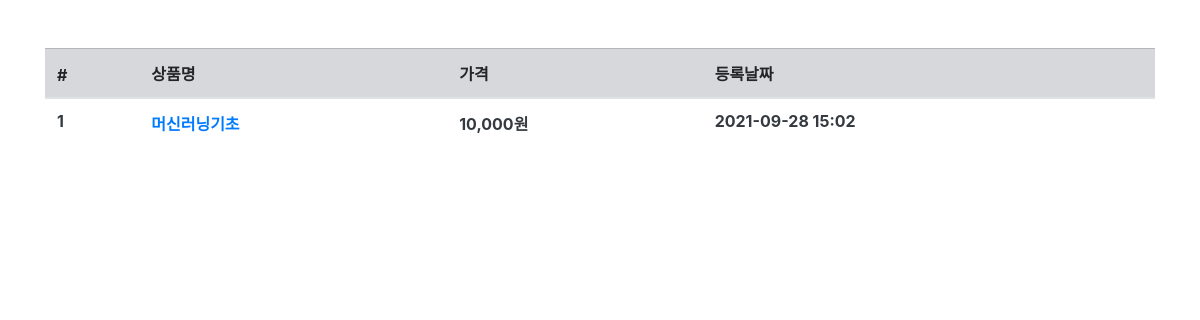
Before: /product/ with the older database file.
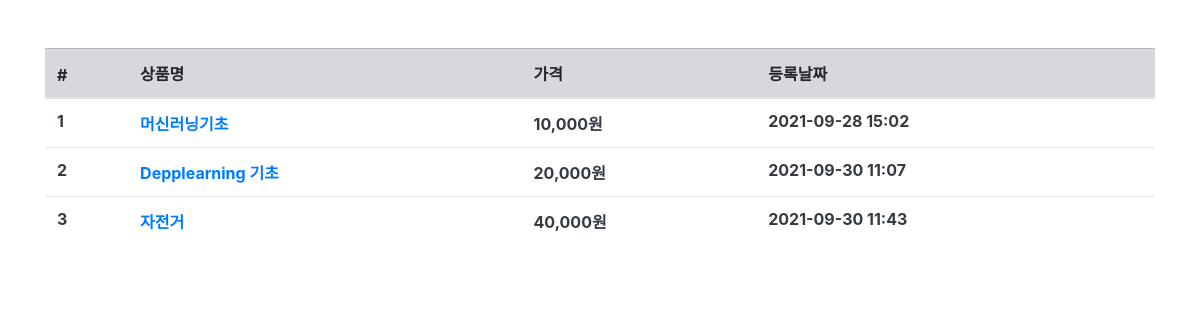
After: the same page with the newer database file.
### product/models.py (models this page shows, shortened)
class Product(models.Model):
    name = models.CharField(max_length=256, verbose_name="상품명")
    price = models.IntegerField(verbose_name="상품가격")
    description = models.TextField(verbose_name="상품설명")
    stock = models.IntegerField(verbose_name="재고")
    register_date = models.DateTimeField(auto_now_add=True, verbose_name="등록날짜")
    class Meta:
        db_table = "factcampus_product"
        verbose_name = "상품"
        verbose_name_plural = "상품"

### product/views.py (the view)
# urls.py: path("product/", ProductList.as_view()),
class ProductList(ListView):
    model = Product
    template_name = "product.html"
    context_object_name = "product_list"

### product/templates/product.html
{% extends "base.html" %}
{% load humanize %}
{% block contents %}
<div class="row mt-5">
    <div class="col-12">
        <table class="table ">
            <thead class="table-secondary">
                <tr>
                    <th scope='col'># </th>
                    <th scope='col'>상품명 </th>
                    <th scope='col'>가격 </th>
                    <th scope='col'>등록날짜 </th>
                </tr>
            </thead>
            <tbody class="text-dark">
                {% for product in product_list %}
                <tr>
                    <th scope='row'> {{ product.id }} </th>
                    <th> <a href="/product/{{ product.id }}">{{ product.name }}</a> </th>
                    <th> {{ product.price|intcomma }}원</th>
                    <th> {{ product.register_date| date:'Y-m-d H:i'}} </th>
                </tr>
                {% endfor %}
            </tbody>
        </table>
    </div>
</div>
{% endblock %}

Changed rows visible on the page:
added Product: id "2", name "Depplearning 기초", price "20,000", register_date "2021-09-30 11:07"
added Product: id "3", name "자전거", price "40,000", register_date "2021-09-30 11:43"
